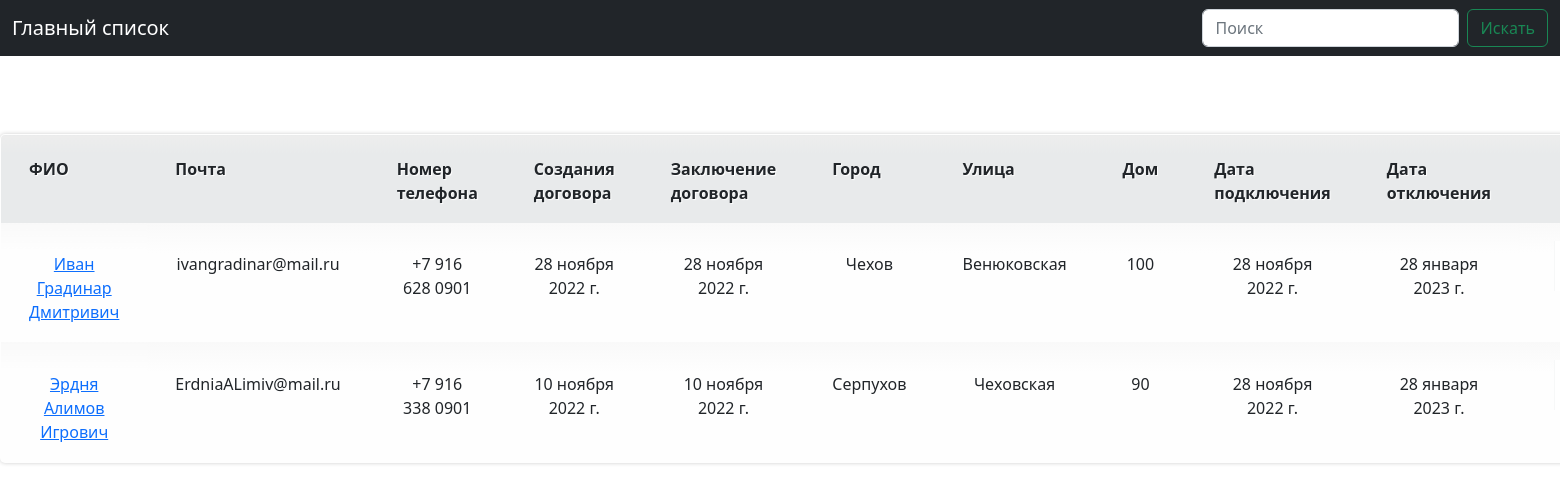
The page / on the database its author committed.
### connections/models.py (models this page shows, shortened)
class Connections(models.Model):
    city = models.CharField(max_length=128)
    street = models.CharField(max_length=128)
    house = models.CharField(max_length=128)
    connection_date = models.DateField()
    disconnection_date = models.DateField()
    agreement = models.OneToOneField(Agreements, on_delete=models.CASCADE, primary_key=True)
    class Meta:
        verbose_name = 'Адрес'
        verbose_name_plural = 'Адреса'

class Agreements(models.Model):
    username = models.CharField(max_length=128)
    email = models.CharField(max_length=128, unique=True)
    phone_number = models.CharField(max_length=128, unique=True)
    creation_date = models.DateField()
    conclusion_date = models.DateField()
    class Meta:
        verbose_name = 'Договор'
        verbose_name_plural = 'Договоры'

### connections/views.py (the view)
# urls.py: path('', index, name='index'),
def index(request):
    context = {
        'index': Connections.objects.all(),
    }
    return render(request, 'list_agreements.html', context)

### connections/templates/list_agreements.html (shortened to what this page needs)
{% extends "base.html" %}
{% load static %}
{% block content %}
 {% if update %}
    <p class="mt-4">Cтраница редактирования</p>
        <form id="update_data" method="post">
            {% csrf_token %}
            {{ form1 }}
            {% csrf_token %}
            {{ form }}
        </form>
     <button form="update_data" type="submit" class="btn btn-primary">Обновить</button>
    {% else %}
<div class="wrap-table100-nextcols js-pscroll">
<div class="table100-nextcols">
<table>
<thead>
<tr class="row100 head">
<th class="cell100 column2">ФИО</th>
<th class="cell100 column3">Почта</th>
<th class="cell100 column4">Номер телефона</th>
<th class="cell100 column5">Создания договора</th>
<th class="cell100 column6">Заключение договора</th>
    <th class="cell100 column2">Город</th>
<th class="cell100 column3">Улица</th>
<th class="cell100 column4">Дом</th>
<th class="cell100 column5">Дата подключения</th>
<th class="cell100 column6">Дата отключения</th>
<th class="cell100 column7">&emsp;&emsp;&emsp;</th>
</tr>
</thead>
{% for connection in index %}
<tbody>
<tr class="row100 body">
    <td class="cell100 column2"><a href="{% url 'agreements' connection.agreement.id %}">{{ connection.agreement.username }}</a></td>
    <td class="cell100 column3">{{ connection.agreement.email }}</td>
    <td class="cell100 column4">{{ connection.agreement.phone_number }}</td>
    <td class="cell100 column5">{{ connection.agreement.creation_date }}</td>
    <td class="cell100 column6">{{ connection.agreement.conclusion_date }}</td>
    <td class="cell100 column6">{{ connection.city }}</td>
    <td class="cell100 column6">{{ connection.street }}</td>
    <td class="cell100 column6">{{ connection.house }}</td>
    <td class="cell100 column6">{{ connection.connection_date }}</td>
    <td class="cell100 column6">{{ connection.disconnection_date }}</td>
    <td><a href="{% url 'edit_page' connection.agreement.id%}"><img src="{% static '/img/img.png' %}"  width="70%" height="50"/></a></td>
</tr>
{% endfor %}
{% endif %}
 </tbody>
</table>
</div>
</div>
</div>
</div>
</div>
</div>
{% endblock %}

### connections/templates/base.html (shortened to what this page needs)
{% load static %}
<!DOCTYPE html>
<html lang="en">
<head>
<link href="{% static '/css/main.css' %}" rel="stylesheet">
<link href="https://cdn.jsdelivr.net/npm/bootstrap@5.2.2/dist/css/bootstrap.min.css" rel="stylesheet">
</head>
<body>
<nav class="navbar navbar-expand-md navbar-dark bg-dark mb-4">
  <div class="container-fluid">
    <a class="navbar-brand" href="{% url 'index' %}">Главный список</a>
    <div class="collapse navbar-collapse" id="navbarCollapse">
      <form class="d-flex"  action="{% url 'search' %} " method="get">
        <input class="form-control me-2" type="search" placeholder="Поиск" aria-label="Search" name="q">
        <button class="btn btn-outline-success" type="submit">Искать</button>
      </form>
    </div>
  </div>
</nav>
<div class="limiter">
<div class="container-table100">
<div class="wrap-table100">
<div class="table100 ver1">
{% block content %}{% endblock %}
</body>
</html>

### static/css/main.css (style rules this page uses)
html, body, div, span, object, iframe, h1, h2, h3, h4, h5, h6, p, blockquote, pre, abbr, address, cite, code, del, dfn, em, img, ins, kbd, q, samp, small, strong, sub, sup, var, b, i, dl, dt, dd, ol, ul, li, fieldset, form, label, legend, table, caption, tbody, tfoot, thead, tr, th, td { margin:0; padding:0; border:0; outline:0; font-size:100%; vertical-align:baseline; background:transparent; }
body { margin:0; padding:0; font:12px/15px "Helvetica Neue",Arial, Helvetica, sans-serif; color: #555; }
a { color:#666; }
table { overflow:hidden; border:1px solid #d3d3d3; background:#fefefe; width:70%; margin:5% auto 0; -moz-border-radius:5px; -webkit-border-radius:5px; border-radius:5px; -moz-box-shadow: 0 0 4px rgba(0, 0, 0, 0.2); -webkit-box-shadow: 0 0 4px rgba(0, 0, 0, 0.2); }
th, td { padding:18px 28px 18px; text-align:center; }
th { padding-top:22px; text-shadow: 1px 1px 1px #fff; background:#e8eaeb; }
td { border-top:1px solid #e0e0e0; border-right:1px solid #e0e0e0; }
td { background: -moz-linear-gradient(100% 25% 90deg, #fefefe, #f9f9f9); background: -webkit-gradient(linear, 0% 0%, 0% 25%, from(#f9f9f9), to(#fefefe)); }
th { background: -moz-linear-gradient(100% 20% 90deg, #e8eaeb, #ededed); background: -webkit-gradient(linear, 0% 0%, 0% 20%, from(#ededed), to(#e8eaeb)); }

### rows shown on the page
Connections: agreement.username "Иван Градинар Дмитривич", agreement.email "ivangradinar@mail.ru", agreement.phone_number "+7 916 628 0901", agreement.creation_date "28 ноября 2022 г.", agreement.conclusion_date "28 ноября 2022 г.", city "Чехов", street "Венюковская", house "100", connection_date "28 ноября 2022 г.", disconnection_date "28 января 2023 г."
Connections: agreement.username "Эрдня Алимов Игрович", agreement.email "ErdniaALimiv@mail.ru", agreement.phone_number "+7 916 338 0901", agreement.creation_date "10 ноября 2022 г.", agreement.conclusion_date "10 ноября 2022 г.", city "Серпухов", street "Чеховская", house "90", connection_date "28 ноября 2022 г.", disconnection_date "28 января 2023 г."
